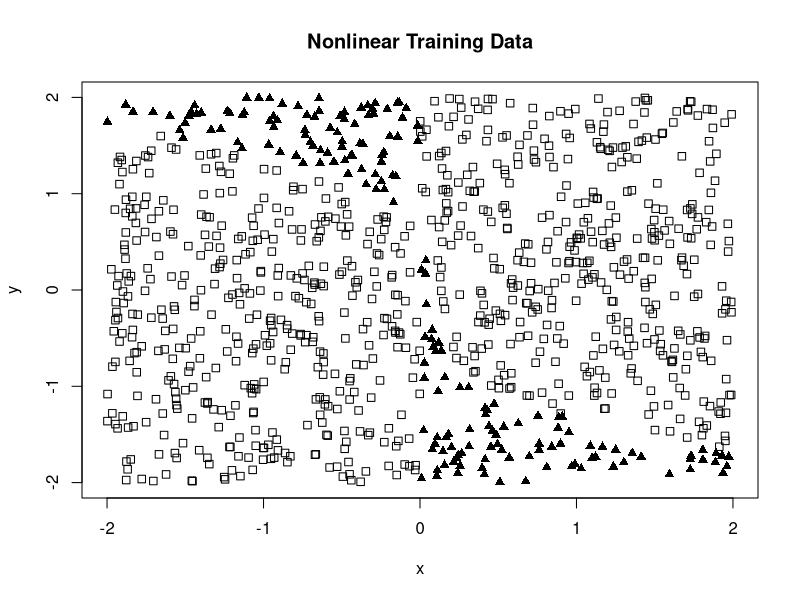
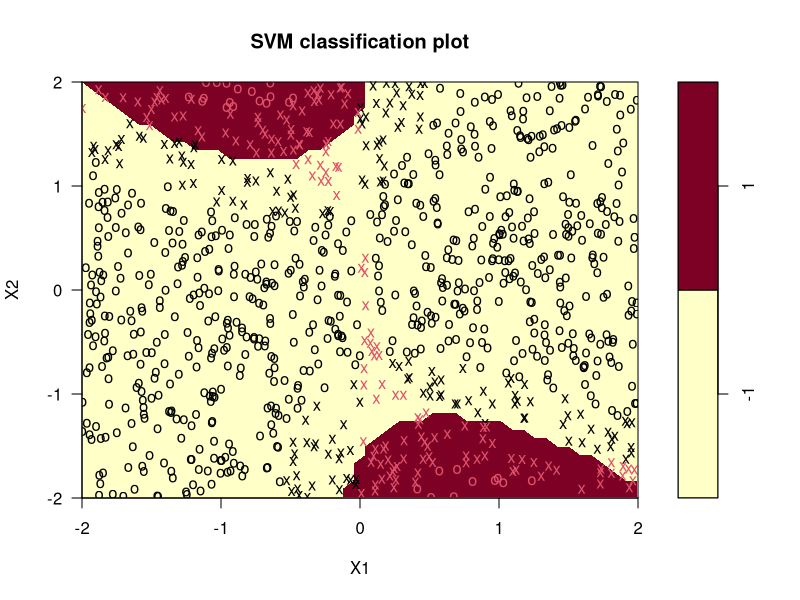

The R source for these figures, in order:
#This example uses a somewhat complex nonlinear decision boundary,
# the same as example 3, but uses nu-SVM regularization.


#load the e1071 library
library("e1071")

# This function generates nonlinearly-separable data in two dimensions.
#  a,b,c: the coefficients of x, y, and the bias
#  xmin, xmax: bounds on x values
#  ymin, ymax: bounds on y values
#  npts: number of sample points to generate
sample_nonlinear_data = function(a, b, c, xmin, xmax, ymin, ymax, npts)
{
	#initialize arrays to hold data
	xy = array(0, dim=c(npts, 2))
	cls = array(0, dim=c(npts, 1))
	nGenPnts = 0;
	#create sample data points
	while (nGenPnts < npts) {
		#generate random (x,y) location within bounds
		x = runif(1, min=xmin, max=xmax) #generate uniform random numbers between xmin and xmax
		y = runif(1, min=ymin, max=ymax) #generate uniform random numbers between ymin and ymax
		
		#compute margin of (x,y)
		z = a*x^2 + b*y^3*x + c*cos(y)*sin(x)
		
		#compute class of (x,y)
		xyCls = sign(z)
		
		#save point
		xy[nGenPnts+1, 1] = x
		xy[nGenPnts+1, 2] = y
		cls[nGenPnts+1] = xyCls
		nGenPnts = nGenPnts + 1
	}
	#convert locations and classes into a data frame
	ds = data.frame(xy, cls=as.factor(cls))

	return(ds)
}


# Plot a dataset returned from sample_linear_data
#  ds: the dataset
#  title: the plot title
plot_data = function(ds, title="Dataset")
{
	x = ds[ , 1]
	y = ds[ , 2]
	cls = ds$cls
	
	c1 = cls == levels(cls)[1]
	c2 = cls == levels(cls)[2]
	
	plot(x[c1], y[c1], type="p", pch=0, main=title, xlab="x", ylab="y", ylim=c(-2, 2), xlim=c(-2, 2))
	points(x[c2], y[c2], pch=17)	
}


#compute the zero-one loss, the proportion of mis-classified values
zero_one_loss = function(pred_vals, real_vals)
{
   #convert factors to numeric values
   pred_vals = as.numeric(pred_vals)
   real_vals = as.numeric(real_vals)

   loss = 0	
	#each mis-classification adds one to the sum
	for (i in 1:length(pred_vals)) {
		if (pred_vals[i] != real_vals[i]) {
			loss = loss + 1
		}	
	}
	
	#normalize the loss by the # of predicted values, turning it into a proportion
	result = loss/length(pred_vals)
   return(result)
}


#generate some sample nonlinear data
a = -0.5
b = -0.2
c = 0.05
npts = 1000
trainingData = sample_nonlinear_data(a, b, c, -2, 2, -2, 2, npts)

#visualize the sample data
plot_data(trainingData, "Nonlinear Training Data")

#train a simple linear SVM on the data.
# The parameter nu is an upper bound on fraction of margin errors, and
# a lower bound on the fraction of support vectors used. As you increase
# nu, the number of support vectors goes up, which overfits the training
# data and hurts generalization performance.
svmModel = svm(cls ~ ., data=trainingData, kernel="radial", type="nu-classification", nu=0.3)
summary(svmModel)

#use the built-in plot.svm function to display decision boundary
#and support vectors
X11() #quartz() on mac, windows() on MS windows - opens a new plot window
plot(svmModel, trainingData, X2 ~ X1, ylim=c(-2, 2), xlim=c(-2, 2))
print(summary(svmModel))

#create 30 test data points for validation
testData = sample_nonlinear_data(a, b, c, -2, 2, -2, 2, 50)

#predict the output of the test data
predClasses = predict(svmModel, testData)

#compute the prediction performance
perf = zero_one_loss(predClasses, testData$cls)

perfStr = sprintf('SVM Performance: %0.1f%% incorrect predictions on test data', perf*100)
print(perfStr)
